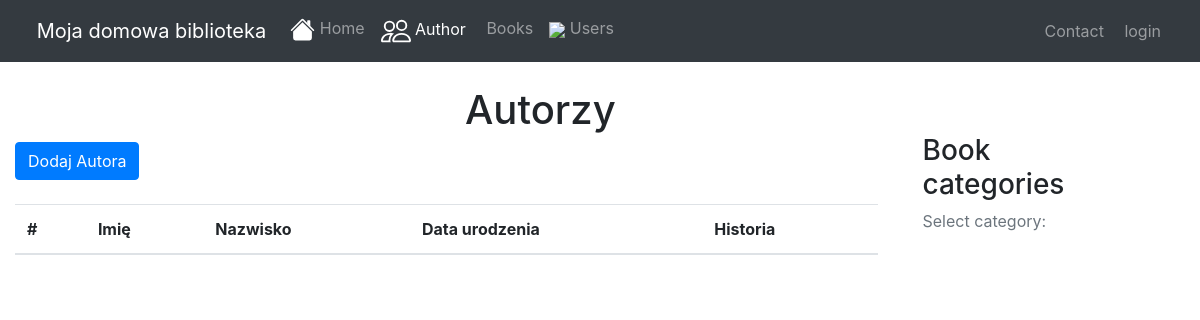
/authors/, run on an earlier commit of the app's database.
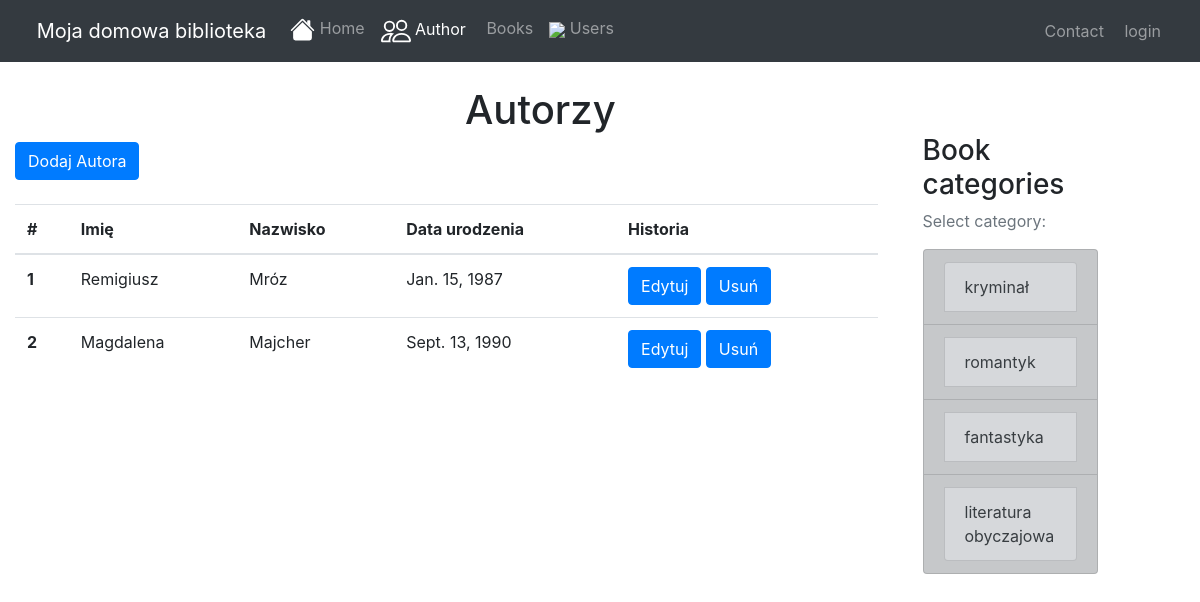
And on a later commit of the database.
### books/models.py (models this page shows, shortened)
class Author(models.Model):
    first_name = models.CharField(max_length=100, verbose_name='Imię')
    last_name = models.CharField(max_length=100, verbose_name='Nazwisko')
    birth_date = models.DateField(verbose_name='Data urodzenia')
    active = models.BooleanField(default=True)

class Category(models.Model):
    category = models.CharField(max_length=50)
    def __str__(self):
        return self.category
    class Meta:
        verbose_name_plural = "Categories"

### books/views.py (the view)
# urls.py: path('authors/', views.AuthorIndex.as_view(), name='author_index'),
class AuthorIndex(TemplateView):
    template_name = 'author/index.html'
    def get_context_data(self, **kwargs):
        context = super().get_context_data(**kwargs)
        context['authors'] = models.Author.objects.all()
        context['active_author'] = 'active'
        return context

### books/context_processors.py (called while the page is built)
def categories(request):
    return {
        'categories': Category.objects.all()
    }

### books/templates/author/index.html (shortened to what this page needs)
{% extends "layout/base.html" %}
{% block content %}
<div class="container">
    <div class="row">
        <div class="col ms-auto"><br>
            <h1 style="margin-left: 450px">Autorzy</h1>
            <a class="btn btn-primary" href="{% url 'author_create' %}" role="button"> Dodaj Autora</a><br>
            <br/>
        </div>
    </div>
    <div class="row">
        <div class="col ms-auto">
            <table class="table">
              <thead>
                <tr>
                  <th scope="col">#</th>
                  <th scope="col">Imię</th>
                  <th scope="col">Nazwisko</th>
                  <th scope="col">Data urodzenia</th>
                  <th scope="col">Historia</th>
                </tr>
              </thead>
              <tbody>
                {% for author in authors %}
                <tr>
                  <th scope="row">{{ author.id }}</th>
                  <td>{{ author.first_name }}</td>
                  <td>{{ author.last_name }}</td>
                  <td>{{ author.birth_date }}</td>
                  <td>
                      <a class="btn btn-primary" href="{% url 'author_update' author.id %}"> Edytuj</a>
                      <a class="btn btn-primary" href="{% url 'author_delete' author.id %}"> Usuń</a>
                  </td>
                </tr>
                {% endfor %}
              </tbody>
            </table>
        </div>
    </div>
</div>
{% endblock %}

### books/templates/layout/base.html (shortened to what this page needs)
{% load bootstrap4 %}
{% load static %}
<!DOCTYPE html>
<html lang="en">
  <head>
    {% bootstrap_css %}
</head>
  <body>
    <nav class="navbar navbar-expand-lg navbar-dark bg-dark static-top">
      <div class="container-fluid">
        <a class="navbar-brand" href="{% url 'index' %}"><img style="height:1.4em;" src="{% static 'books/icons/regal.png' %}"
          alt=""> Moja domowa biblioteka</a>
        <div class="collapse navbar-collapse" id="navbarText">
          <ul class="navbar-nav me-auto mb-2 mb-lg-0">
            <li class="nav-item">
              <a class="nav-link {{active_index}}" aria-current="page" href="{% url 'index' %}"> Home</a>
            </li>
            <li class="nav-item">
              <a class="nav-link {{active_author}}" href="{% url 'author_index' %}"> Author</a>
            </li>
            <li class="nav-item">
              <a class="nav-link {{active_book}}" href="{% url 'book_index' %}"><img src="{% static 'books/icons/book.png' %}" alt=""> Books</a>
            </li>
            <li class="nav-item">
              <a class="nav-link {{active_user}}" href="{% url 'user_index' %}"><img src="{% static 'books/icons/profile.png' %}"> Users</a>
            </li>
          </ul>
        </div>
        <div class="navbar-nav">
            <li class="nav-item">
              <a class="nav-item nav-link" href="{% url 'contact' %}"><img src="{% static 'books/icons/message.png' %}" alt=""> Contact</a>
            </li>
            {% if user.is_authenticated %}
            <p class="nav-link"> {{ user.username }} | <a href="{% url 'logout' %}"> <img src="{% static 'books/icons/logout.png' %}" alt=""> logout</a></p>
            {% else %}
            <a class="nav-link" href="{% url 'login' %}"><img src="{% static 'books/icons/login.png' %}" alt=""> login</a>
            {% endif %}
        </div>
        </div>
    </nav>
      <div class="row">
          <div class="col-md-9">
              {% block content %}{% endblock %}
          </div>
          <div class="col-md-2">
              <div class="content-section"><br><br><br>
                  <h3>Book categories</h3>
                  <p class='text-muted'>Select category:
                    <ul class="list-group">
                      {% for category in categories %}
                      <a href="{% url 'category' pk=category.pk %}" class="list-group-item list-group-item-action list-group-item-dark">
                      <li class="list-group-item list-group-item-secondary"> {{ category }} </li>
                      </a>
                      {% endfor %}
                    </ul>
                  </p>
              </div>
          </div>
      </div>
  </body>
</html>

What changed in the data, as far as the page shows it:
added Author: id "1", first_name "Remigiusz", last_name "Mróz", birth_date "Jan. 15, 1987"
added Author: id "2", first_name "Magdalena", last_name "Majcher", birth_date "Sept. 13, 1990"
added Category: category "kryminał"
added Category: category "romantyk"
added Category: category "fantastyka"
added Category: category "literatura obyczajowa"
